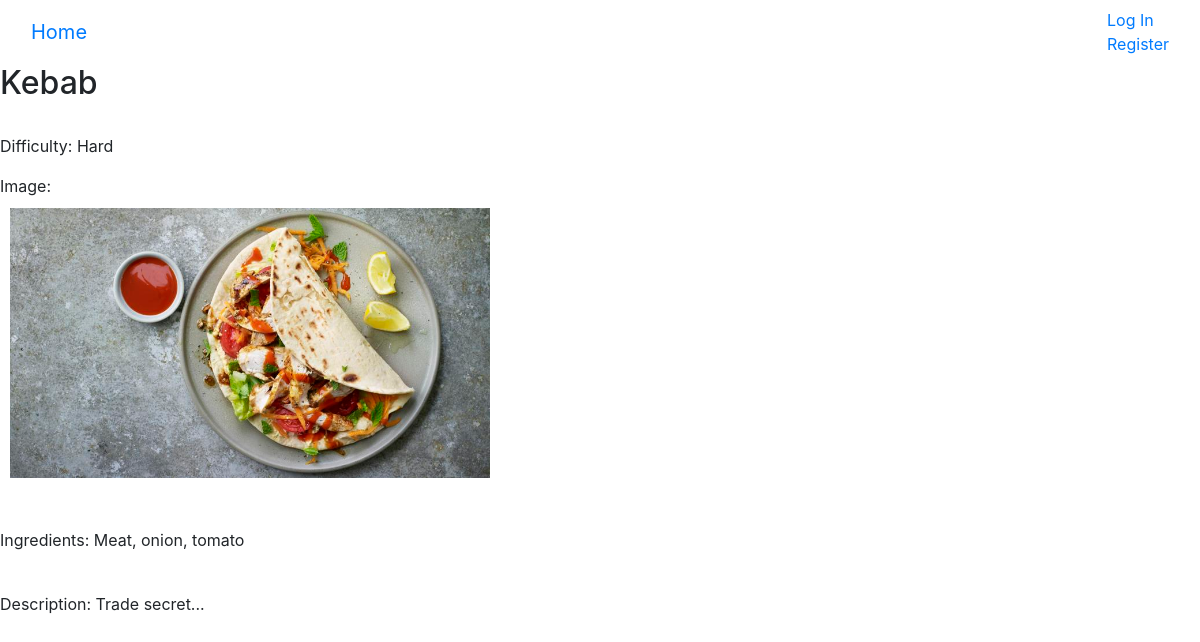
The page /33/ on the database its author committed.
### recipes/models.py (models this page shows)
class Recipe(models.Model):
	title = models.CharField(max_length=100)
	image = models.ImageField(upload_to='images/')
	ingredients = models.TextField()
	description = models.TextField()
	difficulty = models.CharField(max_length=6, choices=DIFF, default='easy')

### recipes/views.py (the view)
# urls.py: path('<int:pk>/', recipe_detail_view.as_view(), name='detail'),
class recipe_detail_view(View):
    model = Recipe
    def get(self, request, *args, **kwargs):
        recipe = get_object_or_404(Recipe, pk=kwargs['pk'])
        context = {'recipe': recipe}
        return render(request, 'recipe/recipe_details.html', context)

### templates/recipe/recipe_details.html
{% extends "base.html" %}
{% block content %}
<h2>{{ recipe.title }}</h2>
<br>
<p> Difficulty: {{ recipe.difficulty|capfirst }}</p>
<p> Image: <br>{% if recipe.image %}
		<img class="images" src="{{ recipe.image.url }}" alt="{{ recipe.title }}">
	{% else %}
		No image uploaded.
	{% endif %}
</p>
<br>
<p> Ingredients: {{ recipe.ingredients }}</p><br>
<p> Description: {{ recipe.description }}</p>
{% endblock %}

### templates/base.html (style rules this page uses)
img.images { width: 500px; padding: 10px; border-collapse: collapse; border-style }

### rows shown on the page
Recipe: title "Kebab", difficulty "Hard", image (picture), ingredients "Meat, onion, tomato", description "Trade secret..."
